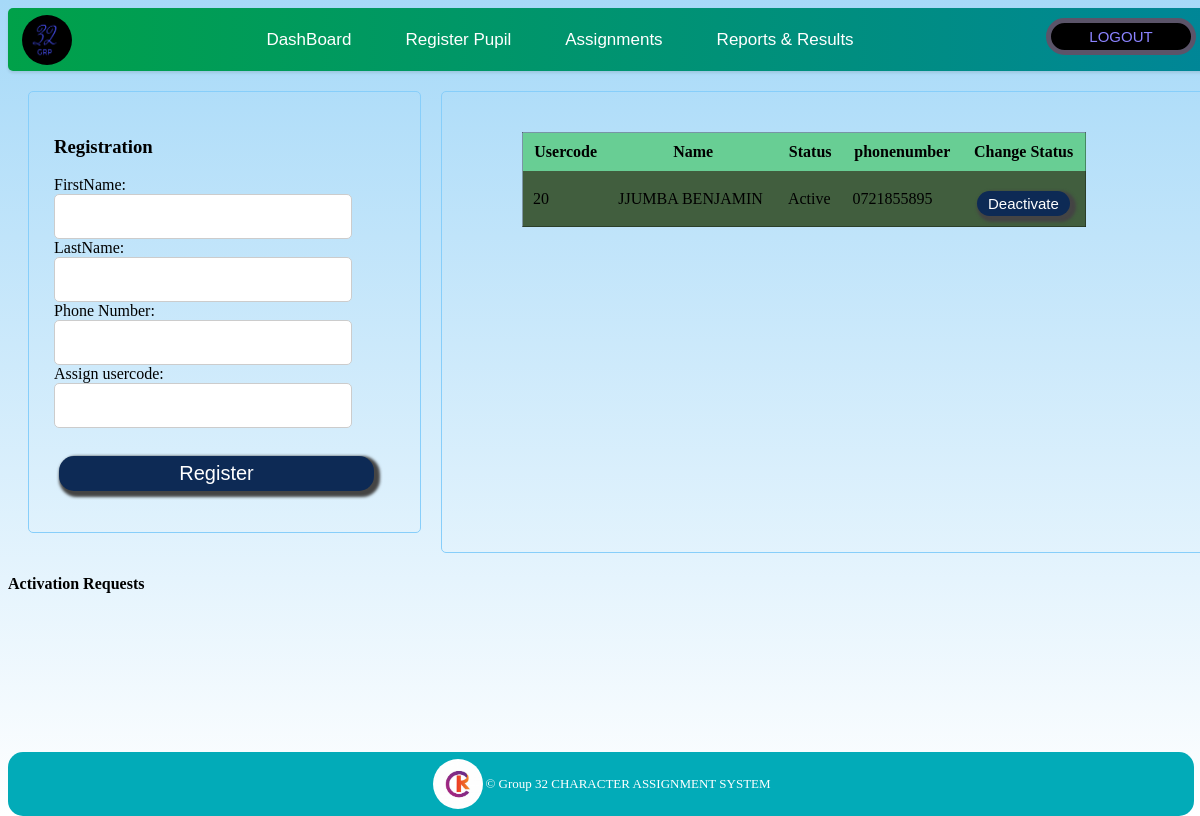
/register.php, run on an earlier commit of the app's database.
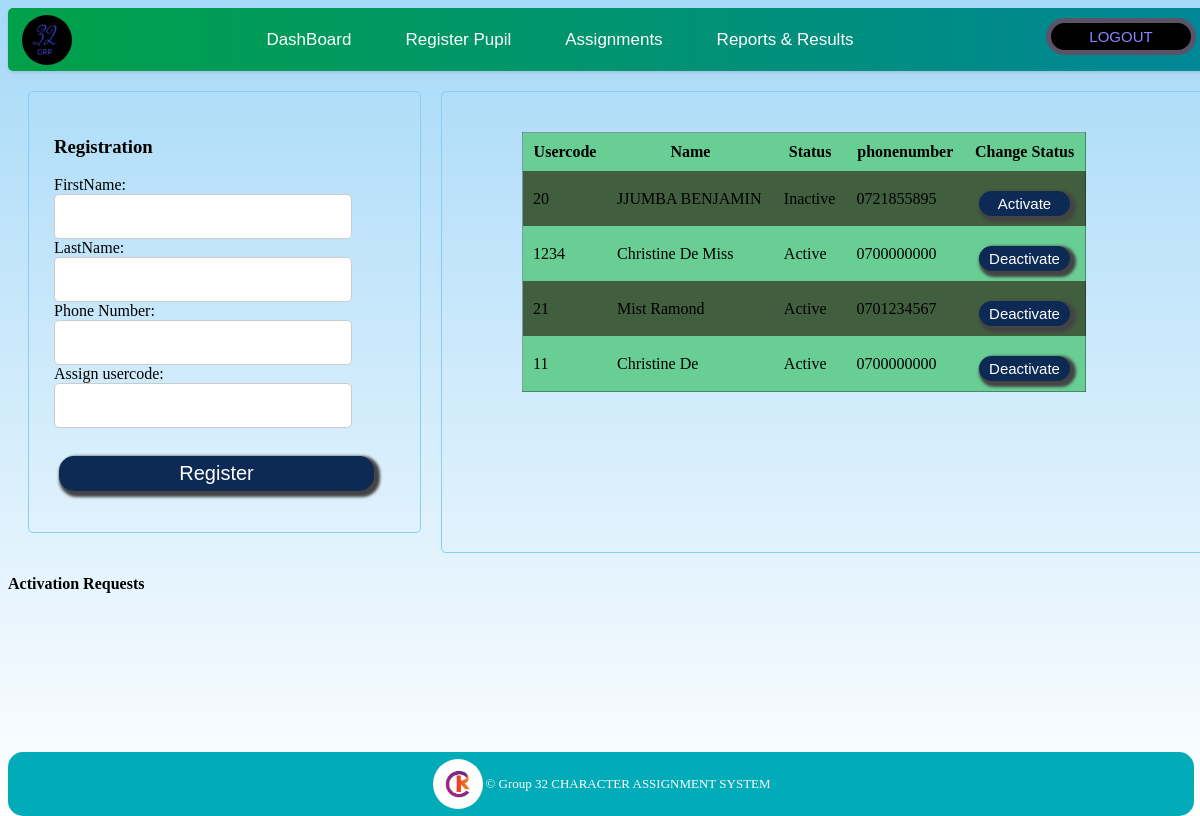
And on a later commit of the database.
### tables this page shows
CREATE TABLE IF NOT EXISTS `pupil` (
  `Usercode` int(11) NOT NULL,
  `firstname` varchar(20) NOT NULL,
  `lastname` varchar(20) NOT NULL,
  `phonenumber` varchar(10) NOT NULL,
  `activeInactive` varchar(20) DEFAULT 'Active',
  `teacherUsername` varchar(10) NOT NULL,
  PRIMARY KEY (`Usercode`),
  KEY `teacherUsername` (`teacherUsername`)
);

### register.php (the view, shortened to what this page needs)
<?php
require "header.php";
?>
<?php
$hostname = "localhost";
$username = "root";
$password = "";
$dbname = "kinderCare_sys";
$conn = mysqli_connect($hostname, $username, $password, $dbname);
$query = "SELECT Usercode, firstname, lastname,phonenumber,activeInactive FROM pupil";
$result = mysqli_query($conn, $query);
?>
<main>
        <div id="reg">
        <div class="container">
            <h3>Registration</h3>
            <form action="includes/register.inc.php" method="POST">
                FirstName:<br>
                <div class="inputfeild">
                <input type="text" name="fName"><br>
                </div>
                LastName:<br>
                <div class="inputfeild">
                <input type="text" name="lName"><br>
                </div>
                Phone Number:<br>
                <div class="inputfeild">
                <input type="text" name="phone"><br>
                </div>
                Assign usercode:<br>
                <div class="inputfeild">
                <input type="password" name="code"><br><br>
                </div>
                <button type="submit" name="reg" class="button">Register</button>
            </form>
        </div>
        <div class="register">
        <table>
                <form action="includes/status.inc.php" method="POST">
                <tr style="text-display:bold";>
                    <th>Usercode</th>
                    <th>Name</th>
                    <th>Status</th>
                    <th>phonenumber</th>
                    <th>Change Status</th>
                </tr>
                <?php while($row = mysqli_fetch_array($result)):;?>
                <tr>
                    <td><?php echo $row["Usercode"];?></td>
                    <td><?php echo $row["lastname"]," ",$row["firstname"];?></td>
                    <td><?php echo $row["activeInactive"];?></td>
                    <td><?php echo $row["phonenumber"];?></td>
                    <td>
                        <?php
                        if($row['activeInactive']=="Active") {
                            echo '<button name="statusChange" class="d_activate">Deactivate</button>';
                        }
                        else if($row['activeInactive']=="Inactive") {
                            echo '<button name="statusChange" class="activate">Activate</button>';
                        }
                        ?>
                    </td>
                </tr>
                <?php endwhile;?>
                </form>
            </table>
        </div>
    </div>
    <div class="activation">
        <h4>Activation Requests</h4>
    </div>
</main>
<?php
require "footer.php";
?>

### header.php (shortened to what this page needs)
<html lang="en">
<head>
    <link rel="stylesheet" href="kinder.css">
</head>
<header>
    <a href="welDash.php"><img class="logo" src="img/logo.png" alt="logo"></a>
    <nav>
        <h4>
            <a href="welDash.php">DashBoard</a>
        </h4>
        <h4>
            <a href="register.php">Register Pupil</a>
        </h4>
        <h4>
            <a href="assignment.php">Assignments</a>
        </h4>
        <h4>
            <a href="form.php">Reports & Results</a>
        </h4>
    </nav>
    <form action="includes/logout.inc.php" method="post">
    <div class="f_bttn">
    <input type="submit" name="logout" value="LOGOUT">
    </div>
    </form>
</header>
</html>

### footer.php
<footer>
    <img class="logo" src="img/kindercare_logo.jpg" alt="logo">
    <div>
        <p>&copy; Group 32 CHARACTER ASSIGNMENT SYSTEM</p>
    </div>
</footer>

### kinder.css (style rules this page uses)
footer { align-items:center; justify-content: center; background-color: #02abb8; color: white; padding: 5px; position: fixed; bottom: 0; border: none; border-radius: 15px; width: 98%; display:flex; flex-direction:row; font-size: 13px; }
.inputfeild input { height: 100%; padding-left: 15px; width : 85%; border-radius: 5px; border: 1px solid #ccc; font-size: 17px; transition: all 0.3s ease 0s; }
.f_bttn input { border: 5px solid #5b5469; background-color: black; width: 150px; color: rgb(139, 131, 255); outline: none; border-radius: 25px; padding: 5px; font: 400 15px Ubuntu,Arial; cursor: pointer; margin-top: 10px; transition: all 0.3s ease 0s; }
header { display: flex; background: linear-gradient(to right, #00a149 0%, #008697 100%); margin: 0; border-radius: 5px; box-shadow: 0 2px 3px 0 rgba(0, 0, 0, .1); justify-content: space-between; align-items: center; padding: 0px 1%; }
nav { padding: 0; }
.logo { cursor: pointer; border: 2px solid rgba(0, 0, 0, 0); border-radius: 35px; height: 50px; width: 50px; }
nav h4 { display: inline; padding: 0px 25px; border-radius: 7px; }
nav h4 a { transition: all 0.3s ease 0s; text-decoration: none; color: #ffff; margin:0px; font: 400 17px Ubuntu,Arial; }
.button { margin-top: 10px; width: 90%; height: 35px; border: none; outline: none; background: #0d2a55; color: #fff; cursor: pointer; border-radius: 15px; margin-left: 5px; box-shadow: 3px 3px 3px 3px #444444; font: 400 20px Ubuntu,Arial; transition: all 0.3s ease 0s; }
button { margin-top: 10px; width: 90%; height: 25px; border: none; outline: none; background: #0d2a55; color: #fff; cursor: pointer; border-radius: 15px; margin-left: 5px; box-shadow: 3px 3px 3px 3px #444444; font: 400 15px Ubuntu,Arial; transition: all 0.3s ease 0s; }
.container { margin: 20px; max-width: 350px; width: 100%; border-radius: 5px; padding: 25px; border: 1px solid lightskyblue; text-align: left; padding-right: 16px; }
.container .inputfeild { display: flex; height: 45px; width: 100%; margin: 0px 0; transition: all 0.3s ease 0s; }
#reg { display: flex; width:100%; }
th { text-align: center; padding-left: 10px; }
table { width: 80%; border-collapse: collapse; border: 1px solid rgba(0, 0, 0, 0.333); margin: 10px; margin-left: 50px; border-radius: 5px; }
table tr:nth-child(even) { background-color: #415e3e; }
table tr:nth-child(odd) { background-color: rgba(102, 206, 145, 0.966); }
table tr td ,th { padding: 10px; }
.register { padding:30px; border: 1px solid lightskyblue; width: 65%; margin-top: 20px; overflow-y: scroll; border-radius: 5px; }

What changed in the data, as far as the page shows it:
changed pupil "JJUMBA": activeInactive "Active" → "Inactive"; activeInactive "Deactivate" → "Activate"
added pupil: Usercode "1234", lastname "Christine", firstname "De Miss", activeInactive "Active", phonenumber "0700000000", shows "Deactivate"
added pupil: Usercode "21", lastname "Mist", firstname "Ramond", activeInactive "Active", phonenumber "0701234567", shows "Deactivate"
added pupil: Usercode "11", lastname "Christine", firstname "De", activeInactive "Active", phonenumber "0700000000", shows "Deactivate"
